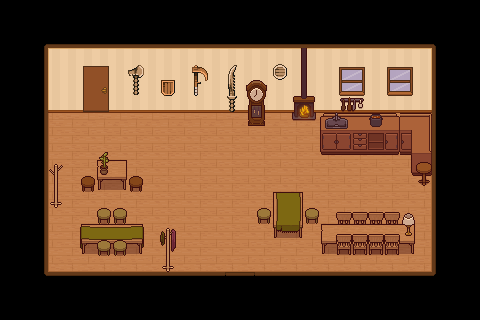

This game map was drawn from its Tiled (.tmx) file and the tilesets committed beside it. A one-line description and the trimmed map source follow:
An orthogonal 30x20 tile map with 16x16 px tiles, 4 tile layers (Background, Buildings, Props, Logic), 8 tilesets and 33 objects.

<map version="1.10" tiledversion="1.11.2" orientation="orthogonal" renderorder="right-down" width="30" height="20" tilewidth="16" tileheight="16" infinite="0" nextlayerid="15" nextobjectid="44">
 <tileset firstgid="1" name="metadata" tilewidth="16" tileheight="16" tilecount="7" columns="7">
  <image source="Tileset - What Remains of You/Metadata.png" width="112" height="16" />
 </tileset>
 <tileset firstgid="8" name="TopDownHouse_FloorsAndWalls" tilewidth="16" tileheight="16" tilecount="162" columns="18">
  <image source="TopDownHouse_FloorsAndWalls.png" width="288" height="144" />
 </tileset>
 <tileset firstgid="170" name="TopDownHouse_DoorsAndWindows" tilewidth="16" tileheight="16" tilecount="180" columns="18">
  <image source="TopDownHouse_DoorsAndWindows.png" width="288" height="160" />
 </tileset>
 <tileset firstgid="350" name="TopDownHouse_FurnitureState1" tilewidth="16" tileheight="16" tilecount="234" columns="13">
  <image source="TopDownHouse_FurnitureState1.png" width="208" height="288" />
 </tileset>
 <tileset firstgid="584" name="TopDownHouse_FurnitureState2" tilewidth="16" tileheight="16" tilecount="234" columns="13">
  <image source="TopDownHouse_FurnitureState2.png" width="208" height="288" />
 </tileset>
 <tileset firstgid="818" name="TopDownHouse_SmallItems" tilewidth="16" tileheight="16" tilecount="64" columns="8">
  <image source="TopDownHouse_SmallItems.png" width="128" height="128" />
 </tileset>
 <tileset firstgid="882" name="Bone" tilewidth="16" tileheight="16" tilecount="126" columns="14">
  <image source="Bone.png" width="224" height="144" />
 </tileset>
 <tileset firstgid="1008" name="Wood" tilewidth="16" tileheight="16" tilecount="84" columns="12">
  <image source="Wood.png" width="192" height="112" />
 </tileset>
 <layer id="1" name="Background" width="30" height="20">
  <properties>
   <property name="Draw" type="bool" value="true" />
  </properties>
  <data>[600 cells, 416 non-empty, 61 distinct tile ids]</data>
 </layer>
 <layer id="4" name="Buildings" width="30" height="20">
  <properties>
   <property name="Draw" type="bool" value="true" />
  </properties>
  <data>[600 cells, 79 non-empty, 60 distinct tile ids]</data>
 </layer>
 <layer id="6" name="Props" width="30" height="20">
  <properties>
   <property name="Draw" type="bool" value="true" />
  </properties>
  <data>[600 cells, 48 non-empty, 32 distinct tile ids]</data>
 </layer>
 <layer id="13" name="Logic" width="30" height="20">
  <data>[600 cells, 0 non-empty, 0 distinct tile ids]</data>
 </layer>
 <objectgroup id="7" name="Boundaries">
  <object id="1" x="431.847" y="44" width="4.2084" height="231.989" />
  <object id="2" x="43.9813" y="44.0277" width="4.2084" height="231.989" />
  <object id="3" x="43.5" y="271.5" width="393" height="4.5" />
  <object id="4" x="43.1136" y="43.8182" width="393" height="4.5" />
  <object id="5" x="108.75" y="44.5" width="326.75" height="69" />
  <object id="34" x="48" y="44.25" width="34.75" height="67.75" />
 </objectgroup>
 <objectgroup id="9" name="Obstacles">
  <object id="8" x="246.125" y="80.5" width="20.625" height="45.5" />
  <object id="13" x="96.9091" y="208.182" width="14" height="15.6364" />
  <object id="14" x="113" y="208.182" width="14" height="15.6364" />
  <object id="15" x="113.455" y="240.273" width="14" height="15.6364" />
  <object id="16" x="97" y="240.091" width="14" height="15.6364" />
  <object id="17" x="305" y="208.307" width="14" height="15.6364" />
  <object id="18" x="257.125" y="208.057" width="14" height="15.6364" />
  <object id="20" x="336.125" y="234.369" width="63.5" height="20.7614" />
  <object id="21" x="336.25" y="211.869" width="63.5" height="12.2614" />
  <object id="22" x="321.75" y="223.869" width="93.25" height="20.7614" />
  <object id="23" x="273.25" y="192.182" width="29.5" height="45.6364" />
  <object id="24" x="401.25" y="213.182" width="14" height="22.8864" />
  <object id="25" x="160.667" y="228.89" width="14" height="43.2197" />
  <object id="26" x="49" y="164.723" width="14" height="43.2197" />
  <object id="27" x="98" y="153.333" width="14" height="21.553" />
  <object id="28" x="98.3333" y="159.458" width="28.3333" height="19.9697" />
  <object id="29" x="81.5" y="224.682" width="61" height="19.9697" />
  <object id="30" x="292.597" y="44.8864" width="23.5341" height="75.3182" />
  <object id="31" x="320.125" y="113.744" width="112.75" height="41.2614" />
  <object id="32" x="410.75" y="153.057" width="22" height="22.8864" />
  <object id="33" x="416.5" y="162.557" width="15.75" height="22.8864" />
  <object id="40" x="80" y="176" width="16" height="16" />
  <object id="41" x="128" y="176" width="16" height="16" />
 </objectgroup>
 <objectgroup id="10" name="Accesses">
  <object id="36" x="83.125" y="66.375" width="26.25" height="52.9318">
   <properties>
    <property name="targetSceneId" value="SC-001" />
    <property name="targetSpawnId" value="refuge_from_shop" />
   </properties>
  </object>
 </objectgroup>
 <objectgroup id="14" name="Spawns">
  <object id="37" x="97" y="140.75">
   <properties>
    <property name="spawnId" value="shop_from_refuge" />
   </properties>
   <point />
  </object>
 </objectgroup>
 <objectgroup id="11" name="NPC">
  <object id="39" x="345.667" y="177">
   <properties>
    <property name="id" value="CH-011" />
   </properties>
   <point />
  </object>
  <object id="43" x="240" y="176">
   <properties>
    <property name="id" value="CH-003" />
   </properties>
   <point />
  </object>
 </objectgroup>
 <objectgroup id="12" name="Items" />
</map>
